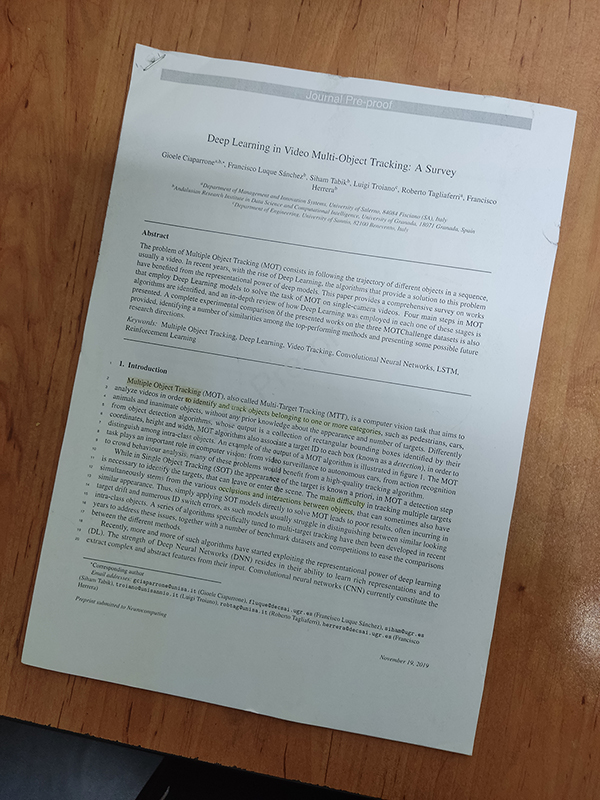
#> input picture HW[7]/images/example.jpg, 600 x 800 px, found by its file name
$ jupyter execute --allow-errors Q3.ipynb
#> lines starting #> are read from the running program, lines starting #| are printed output that depends on the picture; after the words box and inside, x2 and y2 are one past the last pixel; in counts of white or black regions, pixels touching at a corner belong together
# Imports

[cell 1]
import cv2
import numpy as np
import matplotlib.pyplot as plt
import copy

# Utilities

[cell 2]
def imshow(im):
    width, height, *channels = im.shape
    if channels:
        # By default, OpenCV tends to work with images in the BGR format.
        # This is due to some outdated practices, but it has been left in the library.
        # We can iterate the channels in reverse order to get an RGB image.
        plt.imshow(im[:,:,::-1])
    else:
        plt.imshow(im, cmap='gray')
    plt.axis('off')

[cell 3]
def reorder(vertices):
    # OpenCV *prefers* if we use `np.float32`.
    reordered = np.zeros_like(vertices, dtype=np.float32)
    add = vertices.sum(1)
    reordered[0] = vertices[np.argmin(add)]
    reordered[2] = vertices[np.argmax(add)]
    diff = np.diff(vertices, axis=1)
    reordered[1] = vertices[np.argmin(diff)]
    reordered[3] = vertices[np.argmax(diff)]
    return reordered

# Image

[cell 4]
im = cv2.imread('images\example.jpg')
#> im is the input picture: shape (800, 600, 3); mean B, G, R 122.1, 130.1, 137.6
imshow(im)

# Process

Follow the hints in each section to implement the functions.

## Grayscale Transform

Use the `cv2.cvtColor` function with any color space you deem appropriate. The resulting image should have a single channel.

[cell 5]
def to_grayscale(im):
    # Your code goes here.
    return cv2.cvtColor(im, cv2.COLOR_BGR2GRAY)
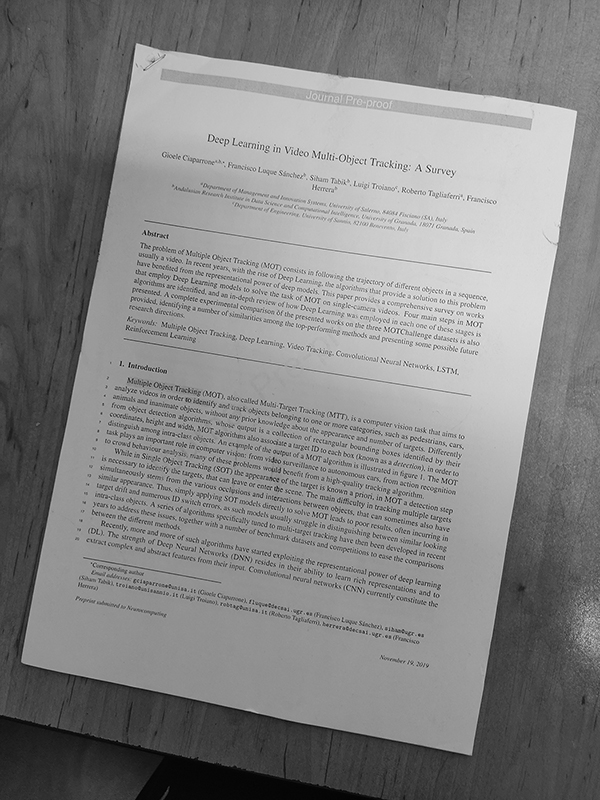
#> returned value: shape (800, 600); min 0, max 255, mean 131.4

[cell 6]
grayscale = to_grayscale(im)
imshow(grayscale)

## Blurring the Image

The Gaussian filter or its more advanced sibling, the Bilateral filter, have shown the best results. Go with whatever smoothing filter you prefer. Considering that the image is highly likely to contain texts, adjust your window size accordingly.

[cell 7]
def blur(im):
    # Your code goes here.
    return cv2.bilateralFilter(im, 9, 75, 75)

[cell 8]
blurred = blur(grayscale)
imshow(blurred)

## Edge Detection

The `cv2.Canny` filter tends to generate the best results. Tune its thresholds using the provided image and try it on a few more examples.

[cell 9]
def to_edges(im):
    # Your code goes here.
    return cv2.Canny(im, 3, 25)
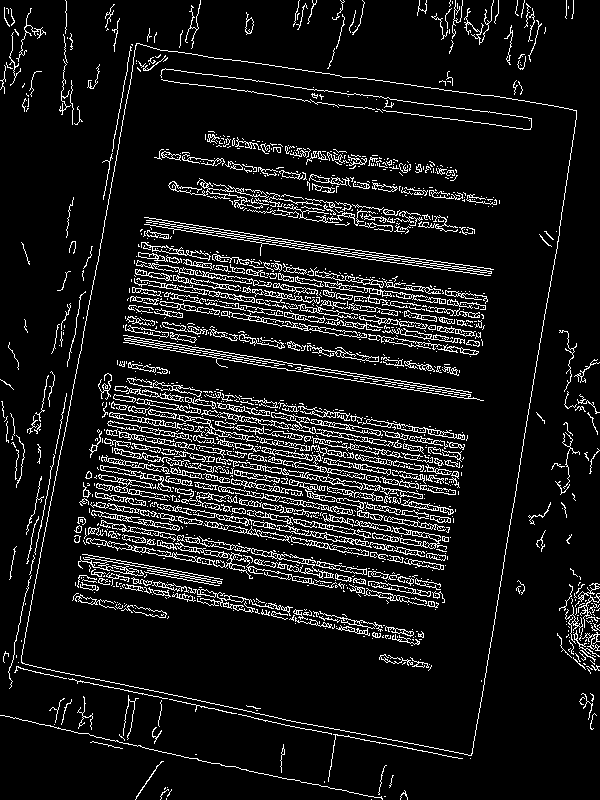
#> returned value: shape (800, 600); 9.5% white in thin lines or dots

[cell 10]
edges = to_edges(blurred)
imshow(edges)

## Contour Detection

We highly suggest that you learn more about [image contours](https://docs.opencv.org/4.x/d4/d73/tutorial_py_contours_begin.html), specifically, the `cv2.findContours` function. You'd want to find the contour that has the largest surface area (using `cv2.contourArea`) and simplify its boundaries to a quadrilateral using `cv2.approxPolyDP` (and possibly `cv2.arcLength`). If this all sounds too complicated, go with the Hough transform. As discussed in the instructions, you can use the Hough transform to identify four lines within the output of `to_edges` to identify the most prominent parallelogram present in the image. This isn't, however, the best solution.

Regardless of the method, the output of the function must be the coordinates of the four vertices containing the page, in the form of a `4x2` array.

*Hint*: If you are using `cv2.findContours`, the Simple Approximation Model suffices for our purposes.

[cell 11]
def find_vertices(im):
    edges = copy.deepcopy(im)
    contours, _ = cv2.findContours(edges, cv2.RETR_EXTERNAL, cv2.CHAIN_APPROX_SIMPLE)
#> contours = 227 contours, 218 with area under 20; largest, box (x1, y1, x2, y2) and area: (21, 43, 577, 756) 291014, (245, 12, 254, 35) 88, (578, 583, 600, 602) 48, (578, 593, 600, 628) 41, (582, 632, 600, 651) 36

    convexed_contours = np.array([cv2.convexHull(contour) for contour in contours])

    for contour in sorted(convexed_contours, key = cv2.contourArea, reverse = True):
        p = cv2.arcLength(contour, True) # perimeter aproximation
        polygon_vertices = cv2.approxPolyDP(contour, 0.02*p, True)

        if len(polygon_vertices) == 4:
            return polygon_vertices[:, 0]
